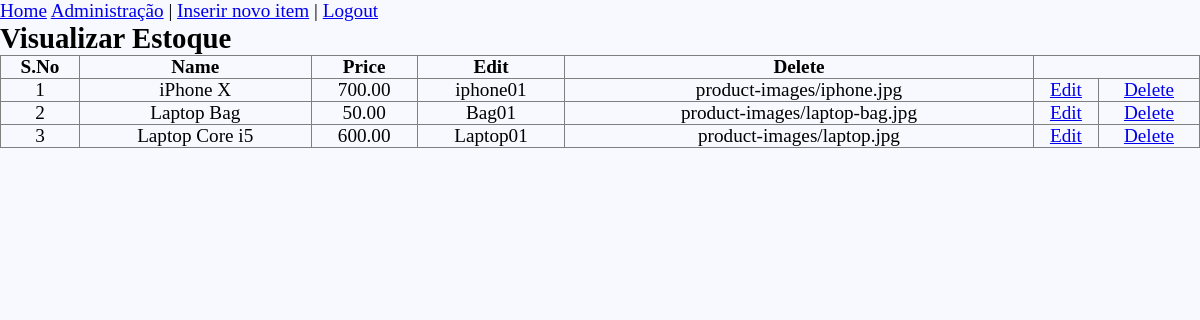
The app's page /Website/Registration/view.php with its own data.
### tables this page shows
CREATE TABLE `products` (
  `id` int(10) NOT NULL,
  `name` varchar(250) NOT NULL,
  `code` varchar(100) NOT NULL,
  `price` double(9,2) NOT NULL,
  `image` varchar(250) NOT NULL
);

### Website/Registration/view.php (the view, shortened to what this page needs)
<?php
require('../db.php');
?>
<!DOCTYPE html>
<html>
<head>
<link rel="stylesheet" href="style.css" />
</head>
<body>
<div class="form">
<p><a href="../index.php">Home</a>
	<a href="home.php">Administração</a>
| <a href="insert.php">Inserir novo item</a>
| <a href="logout.php">Logout</a></p>
<h2>Visualizar Estoque</h2>
<table width="100%" border="1" style="border-collapse:collapse;">
<thead>
<tr>
<th><strong>S.No</strong></th>
<th><strong>Name</strong></th>
<th><strong>Price</strong></th>
<th><strong>Edit</strong></th>
<th><strong>Delete</strong></th>
</tr>
</thead>
<tbody>
<?php
$count=1;
$sel_query="Select * from products ORDER BY id desc;";
$result = mysqli_query($conn,$sel_query);
while($row = mysqli_fetch_assoc($result)) { ?>
<tr><td align="center"><?php echo $count; ?></td>
<td align="center"><?php echo $row["name"]; ?></td>
<td align="center"><?php echo $row["price"]; ?></td>
<td align="center"><?php echo $row["code"]; ?></td>
<td align="center"><?php echo $row["image"]; ?></td>
<td align="center">
<a href="edit.php?id=<?php echo $row["id"]; ?>">Edit</a>
</td>
<td align="center">
<a href="delete.php?id=<?php echo $row["id"]; ?>">Delete</a>
</td>
</tr>
<?php $count++; } ?>
</tbody>
</table>
</div>
</body>
</html>

### Website/Registration/style.css (style rules this page uses)
* { margin: 0px; padding: 0px; }
body { font-size: 120%; background: #F8F8FF; }

### records on screen
products: name "iPhone X", price "700.00", code "iphone01", image "product-images/iphone.jpg"
products: name "Laptop Bag", price "50.00", code "Bag01", image "product-images/laptop-bag.jpg"
products: name "Laptop Core i5", price "600.00", code "Laptop01", image "product-images/laptop.jpg"
